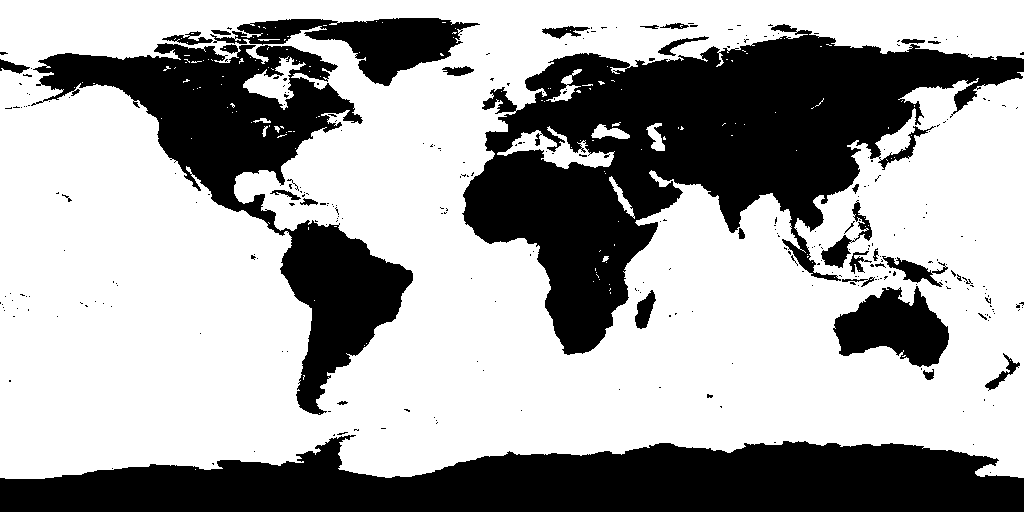
#> input picture ocean_mask.png, 1024 x 512 px
$ jupyter execute distfunctest.ipynb   (shell and % lines are left out)   (Python 2 division)
#> lines starting #> are read from the running program, lines starting #| are printed output that depends on the picture; after the words box and inside, x2 and y2 are one past the last pixel; in counts of white or black regions, pixels touching at a corner belong together
[cell 1]
import numpy as np
from PIL import Image
import math
import matplotlib.pyplot as plt

[cell 2]
im = Image.open("ocean_mask.png").convert("F")
#> im: PIL image 1024x512 F; 64.6% white; 304 black regions (270 under 20 px), largest, box (x1, y1, x2, y2) and area: (462, 24, 1024, 355) 75327, (0, 435, 1024, 512) 54518, (31, 43, 413, 415) 37076

[cell 3]
source = np.array(im)
fig, ax = plt.subplots()
domains = source / 255.0 * 2.0 - 1.0
img = ax.imshow(domains)
plt.colorbar(img)
img
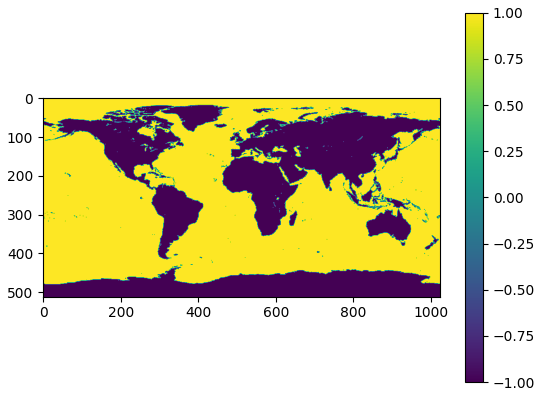
#> figure drawn by matplotlib, 2 panels

[cell 4]
nearest = [[[None, None] for j, x in enumerate(row)] for i, row in enumerate(source)]
#> nearest = 512 items
